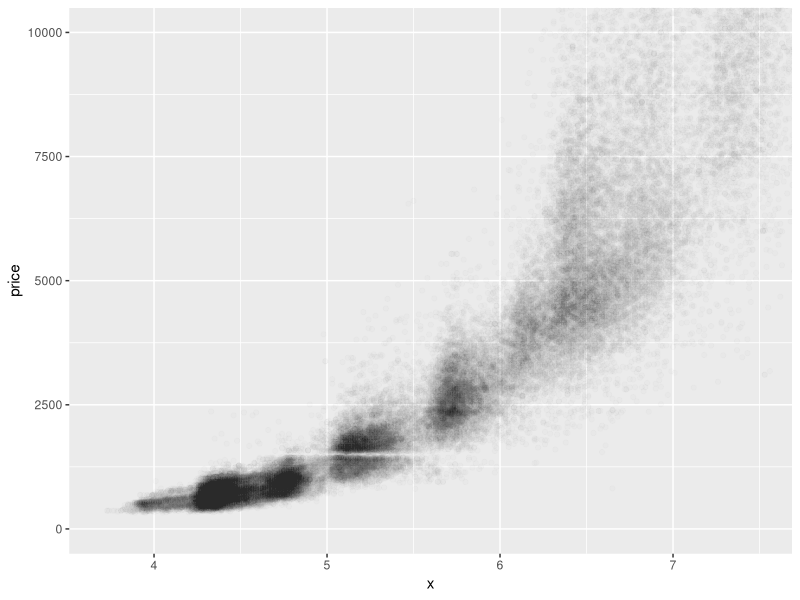
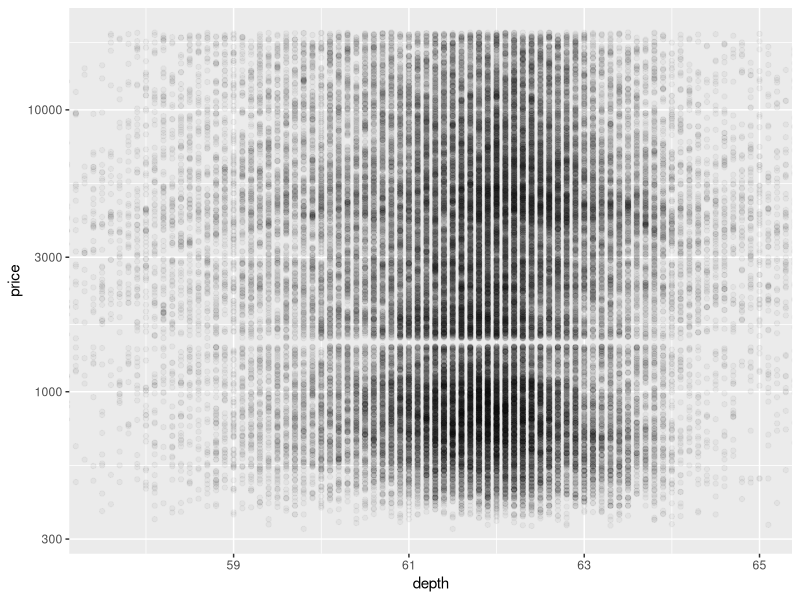
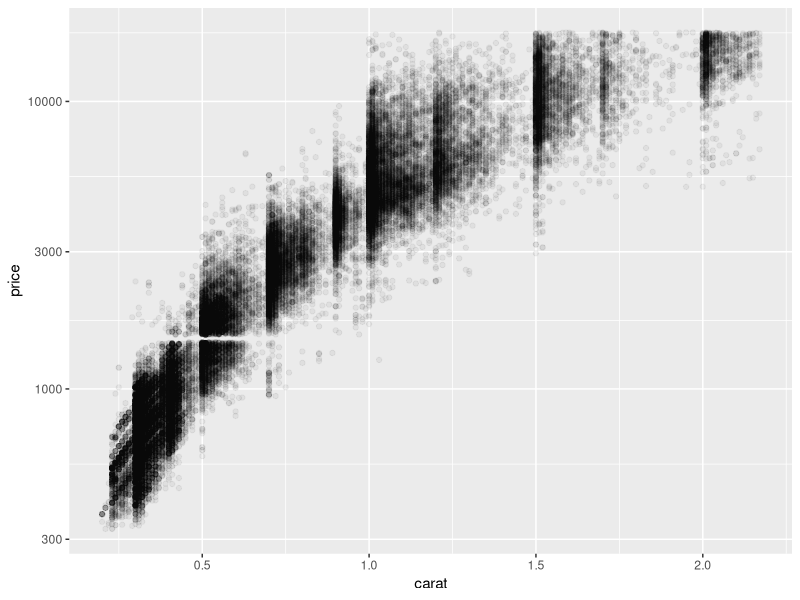

These charts were generated, in order, by the following R code:
## ---- chunk 1
knitr::opts_chunk$set(echo = TRUE)
library(dplyr)
library(ggplot2)
data(diamonds)
## ---- chunk 2
ggplot(data = subset(diamonds, x > 0),
       aes(x = x, y = price)) +
  geom_point(alpha = 1/100) +
  coord_cartesian(xlim = c(3.7,7.5), ylim = c(0,10000))
## ---- chunk 3
cor.test(diamonds$price, diamonds$x)
cor.test(diamonds$price, diamonds$y)
cor.test(diamonds$price, diamonds$z)
## ---- chunk 4
ggplot(data = diamonds, aes(x = depth, y = price)) +
  geom_point(alpha = 1/25) +
  coord_cartesian(xlim = c(57.5,65)) +
  scale_y_log10()
## ---- chunk 5
cor.test(diamonds$price, diamonds$depth)
## ---- chunk 6
filter(diamonds, price < quantile(diamonds$price, probs = c(.99))) %>%
  filter(carat < quantile(diamonds$carat, probs = c(.99))) %>%
  ggplot(aes(x = carat, y = price)) +
    geom_point(alpha = 1/20) +
    scale_y_log10() 
